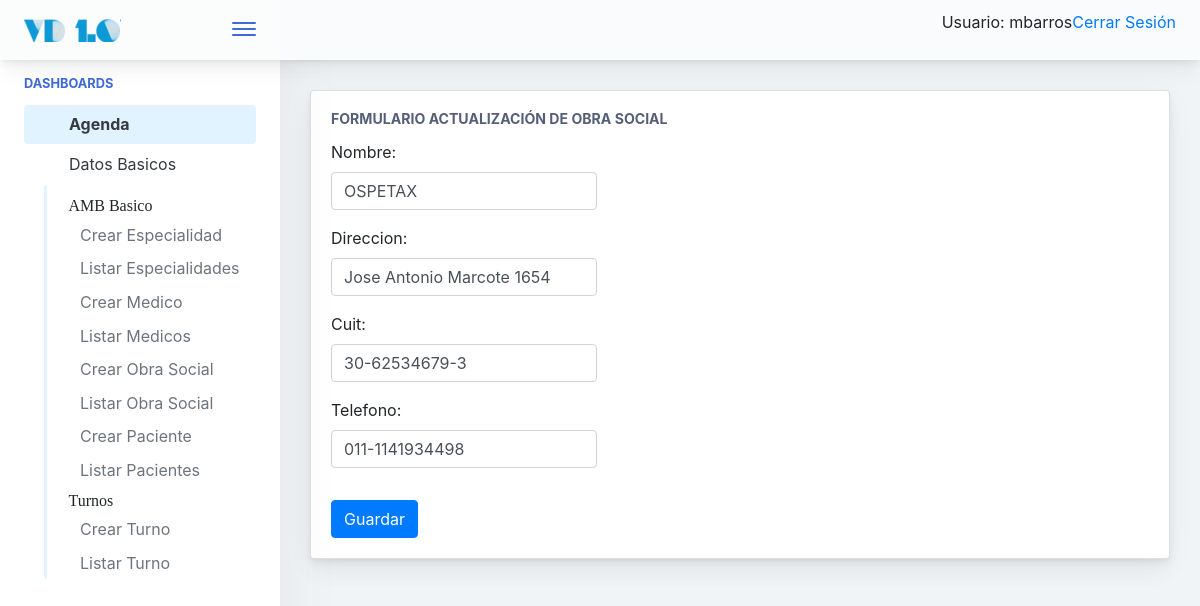
/agenda/obra_social/update/1 (signed in), run on the app's committed database.
### agenda/models.py (models this page shows, shortened)
class obra_social(models.Model):
    nombre = models.CharField(max_length=60)
    direccion = models.CharField(max_length=120)
    cuit = models.CharField(max_length=50)
    telefono = models.CharField(max_length=50)

### agenda/views.py (the view)
# urls.py: path('obra_social/update/<int:pk>', obra_social_update.as_view(), name='obra_social_update'),
class obra_social_update(LoginRequiredMixin, UpdateView):
	model = obra_social
	template_name = 'agenda/obra_social_update.html'
	form_class = obra_social_form
	success_url = reverse_lazy('agenda:obra_social_list')

### agenda/forms.py
class obra_social_form(forms.ModelForm):
    class Meta:
        model = obra_social
        fields = ('__all__')
        widgets = {
                    'nombre' : forms.TextInput(attrs=class_control),
                    'direccion' : forms.TextInput(attrs=class_control),
                    'cuit' : forms.TextInput(attrs=class_control),
                    'telefono' : forms.TextInput(attrs=class_control)
                    }

### templates/agenda/obra_social_update.html
{% extends '../base.html' %}
{% block cuerpo %}
	<div class="main-card mb-3 card">
		<div class="card-body">
			<h5 class="card-title">Formulario Actualización de Obra Social</h5>
				<form action="" method="post" role="form">{% csrf_token %}
					<div class="form-row">
						<div class="col-md-4 mb-3">
							{{ form.as_p }}
						</div>
					</div>
				<button type="submit" class="btn btn-primary">Guardar</button>
				</form>
		</div>
	</div>
{% endblock %}

### templates/base.html (shortened to what this page needs)
{% load static %}
<!doctype html>
<html lang="es">
	<head>
			{% include "./utils/base_cabecera.html" %}
	</head>
<body>
    {% if user.is_authenticated %}
            <div class="app-container app-theme-white body-tabs-shadow fixed-sidebar fixed-header overflow-auto">
    {% else %}
        <div class="app-container app-theme-white body-tabs-shadow fixed-sidebar fixed-header closed-sidebar overflow-auto">
    {% endif %}
        <div class="app-header header-shadow">
            <div class="app-header__logo">
                <div class="logo-src"></div>
                <div class="header__pane ml-auto">
                    <div>
                        <button type="button" class="hamburger close-sidebar-btn hamburger--elastic" data-class="closed-sidebar">
                            <span class="hamburger-box">
                                <span class="hamburger-inner"></span>
                            </span>
                        </button>
                    </div>
                </div>
            </div>
                <div class="app-header__content">
                <div class="app-header-right">
                    <div class="header-btn-lg pr-0">
                        <div class="widget-content p-0">
                            <div class="widget-content-wrapper">
                                <div class="widget-content-left">
                                    <div class="btn-group">
    {% if user.is_authenticated %}
     <p>Usuario:  {{ user.get_username }}</p>
     <p><a href="{% url 'users:logout' %}">Cerrar Sesión</a></p>
   {% else %}
     <p><a href="{% url 'users:login' %}">Ingresar</a></p>
   {% endif %}
                                    </div>
                                </div>
                            </div>
                        </div>
                    </div>        </div>
            </div>
        </div>
               <div class="app-main">
                <div class="app-sidebar sidebar-shadow">
                        <div class="scrollbar-sidebar">
                        <div class="app-sidebar__inner">
                            {% if user.is_authenticated %}
                            <ul class="vertical-nav-menu">
                                <li class="app-sidebar__heading">Dashboards</li>
                                  <li>
					  <a href="{% url 'index'%}" class="mm-active">
                                        <i class="metismenu-icon pe-7s-rocket"></i>
                                        Agenda
                                    </a>
                                </li>
                                <li>
                                    <a href="#">
                                        <i class="metismenu-icon pe-7s-monitor"></i>
                                        Datos Basicos
                                        <i class="metismenu-state-icon pe-7s-angle-down caret-left"></i>
                                    </a>
                                    <ul>
                                    	<li><i class="pe-7s-settings">AMB Basico</i></li>
                                        <li>
                                            <a href="{% url 'agenda:especialidad_create'%}">
                                                Crear Especialidad
                                            </a>
                                        </li>
                                         <li>
                                            <a href="{% url 'agenda:especialidad_list' %}">
                                                Listar Especialidades
                                            </a>
                                        </li>
                                         <li>
                                            <a href="{% url 'agenda:medicos_create'%}">
                                                Crear Medico
                                            </a>
                                        </li>
                                        <li>
                                            <a href="{% url 'agenda:medicos_list' %}">
                                                Listar Medicos
                                            </a>
                                        </li>
                                          <li>
                                            <a href="{% url 'agenda:obra_social_create' %}">
                                                Crear Obra Social
                                            </a>
                                        </li>
                                        <li>
                                            <a href="{% url 'agenda:obra_social_list' %}">
                                                Listar Obra Social
                                            </a>
                                        </li>
                                                                           <li>
                                            <a href="{% url 'agenda:paciente_create'%}">
                                                Crear Paciente
                                            </a>
                                        </li>
                                        <li>
                                            <a href="{% url 'agenda:paciente_list'%}">
                                                Listar Pacientes
                                            </a>
                                        </li>
                                        <li><i class="pe-7s-settings">Turnos</i></li>
                                                                           <li>
                                            <a href="{% url 'agenda:turno_create'%}">
                                                Crear Turno
                                            </a>
                                        </li>
										<li>
                                            <a href="{% url 'agenda:turno_list'%}">
                                                Listar Turno
                                            </a>
                                        </li>
                                    </ul>
                            </ul>
                            {% endif %}
                        </div>
                    </div>
                </div>    <div class="app-main__outer">
                <div class="app-main__inner">
			{% block cuerpo %}
			{% endblock %}
			</div>
    </div>
        </div>
    </div>
</body>
</html>

### data on the page
obra_social: nombre "OSPETAX", direccion "Jose Antonio Marcote 1654", cuit "30-62534679-3", telefono "011-1141934498"

### other printed values
{{ user.get_username }} "mbarros"
